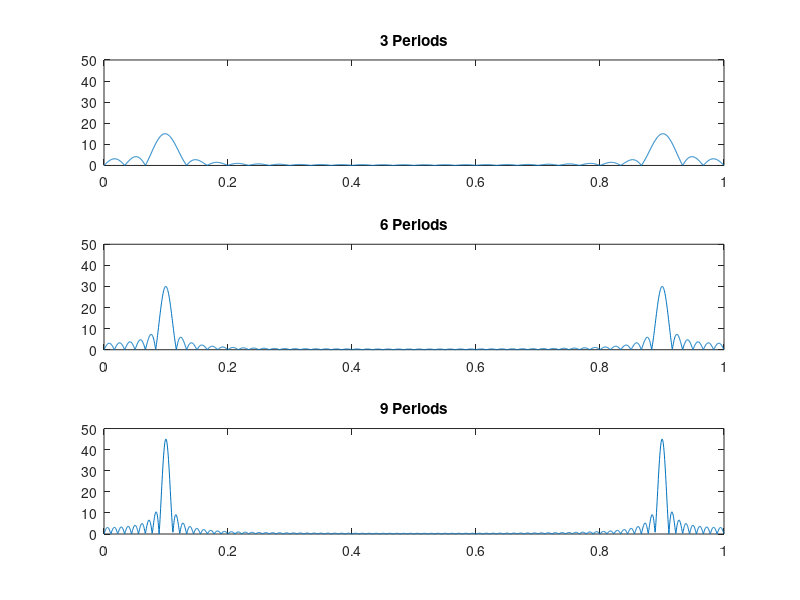
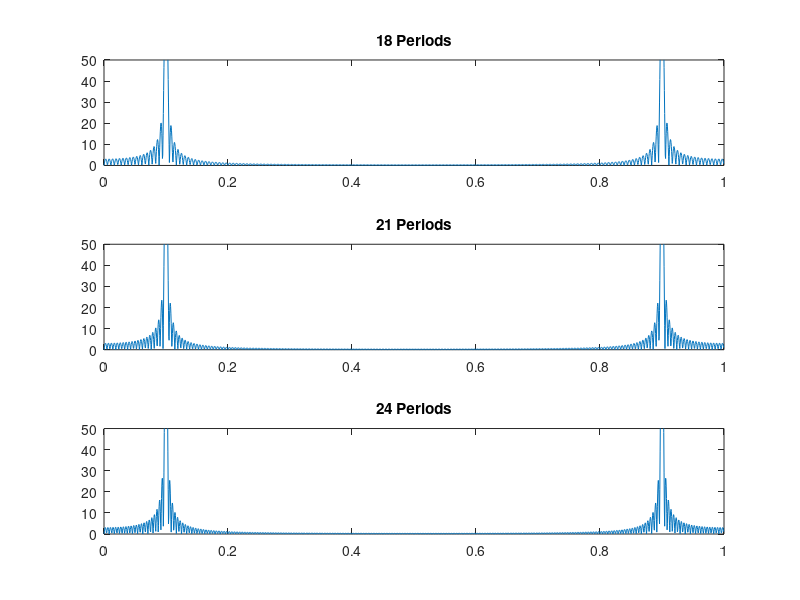
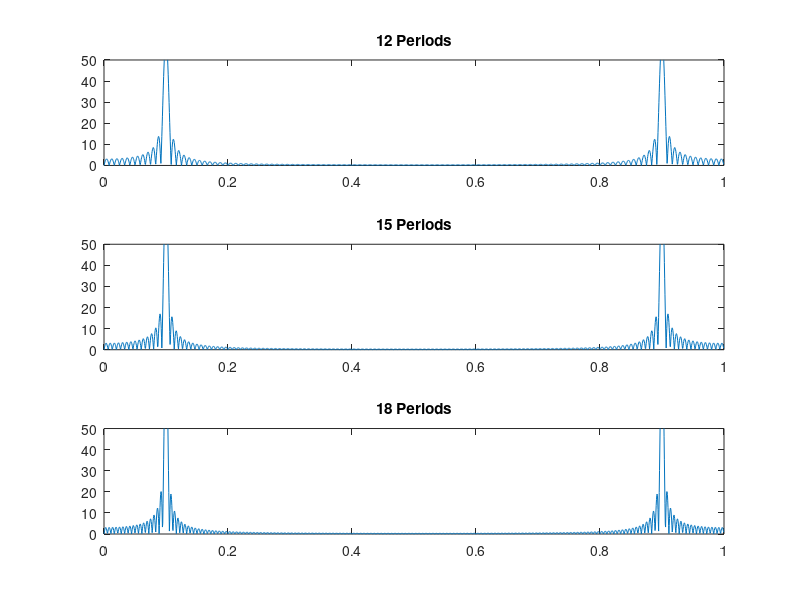

These figures' MATLAB source, in order:
n = [0:29];
x1 = sin(2*pi*n/10);
x2 = [x1 x1];
x3 = [x1 x1 x1];
N = 2048;
X1 = abs(fft(x1,N));
X2 = abs(fft(x2,N));
X3 = abs(fft(x3,N));
F = [0:N-1]/N;
figure(23)
subplot(311)
plot(F,X1), title('3 Periods'),axis([0 1 0 50])
subplot(312)
plot(F,X2), title('6 Periods'),axis([0 1 0 50])
subplot(313)
plot(F,X3), title('9 Periods'),axis([0 1 0 50])

%for period 18 21 24
x4 = [x1 x1 x1 x1 x1 x1];
x5 = [x1 x1 x1 x1 x1 x1 x1];
x6 = [x1 x1 x1 x1 x1 x1 x1 x1];
X4 = abs(fft(x4,N));
X5 = abs(fft(x5,N));
X6 = abs(fft(x6,N));
figure(24)
subplot(311)
plot(F,X4), title('18 Periods'),axis([0 1 0 50])
subplot(312)
plot(F,X5), title('21 Periods'),axis([0 1 0 50])
subplot(313)
plot(F,X6), title('24 Periods'),axis([0 1 0 50])


%for period 12 15 18
x4 = [x1 x1 x1 x1];
x5 = [x1 x1 x1 x1 x1];
x6 = [x1 x1 x1 x1 x1 x1];
X4 = abs(fft(x4,N));
X5 = abs(fft(x5,N));
X6 = abs(fft(x6,N));
figure(25)
subplot(311)
plot(F,X4), title('12 Periods'),axis([0 1 0 50])
subplot(312)
plot(F,X5), title('15 Periods'),axis([0 1 0 50])
subplot(313)
plot(F,X6), title('18 Periods'),axis([0 1 0 50])

